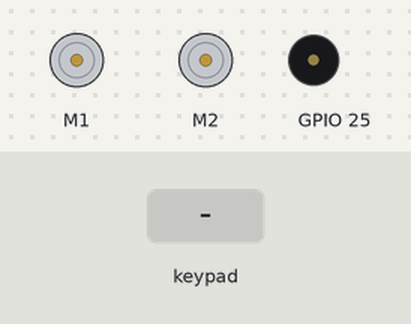
Recording of a sketch running on a simulated ESP32. Shown: 2 × DC motor (green arrow = forward, orange = backward, longer = faster), buzzer (waves = sounding). Inputs (shaded band) come from the test bench.

Above: at 1.2 s.
1.3 s: key 'O' pressed
At 1.42 s:
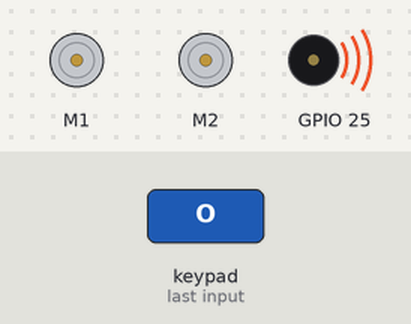
3.3 s: key 'U' pressed
At 3.5 s:
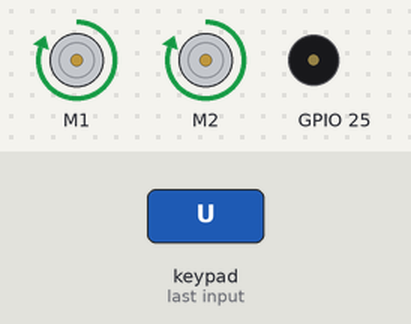
5.2 s: key 'D' pressed
At 5.4 s:
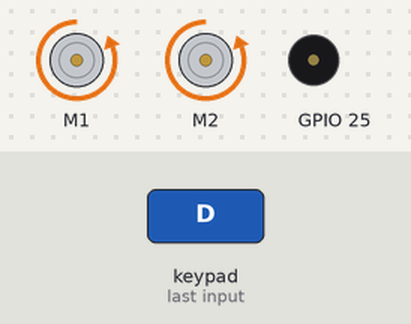
7.1 s: key 'L' pressed
At 7.3 s:
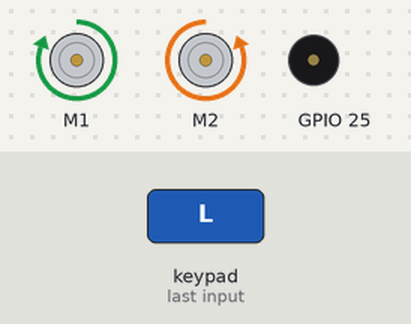
9.0 s: key 'R' pressed
At 9.2 s:
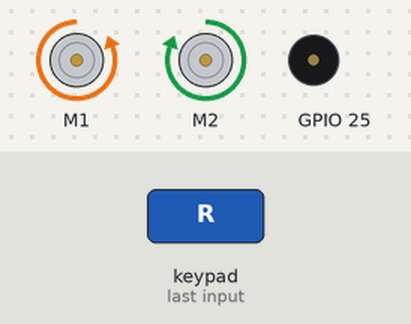
Timing chart, 0 to 11.9 s (numbered marks = the images above; inputs shaded):
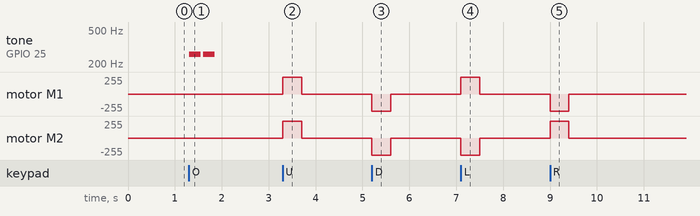

Measured:
- after the input at 1.3 s, tone on GPIO 25: alternates 261 Hz for 0.25 s and silent for 0.05 s, 4 changes in all, then stays silent, starting at once
- after the input at 3.3 s, motor M1, motor M2: stopped → forward 255/255 at once, → stopped 0.40 s later
- after the input at 5.2 s, motor M1, motor M2: stopped → backward 255/255 at once, → stopped 0.40 s later
- after the input at 7.1 s, motor M1: stopped → forward 255/255 at once, → stopped 0.40 s later; motor M2: stopped → backward 255/255 at once, → stopped 0.40 s later
- after the input at 9.0 s, motor M1: stopped → backward 255/255 at once, → stopped 0.40 s later; motor M2: stopped → forward 255/255 at once, → stopped 0.40 s later

The sketch:

Control_BrainBox.ino
```cpp
#include <ESP32MotorControl.h>

#define CUSTOM_SETTINGS
#define INCLUDE_GAMEPAD_MODULE
#include <DabbleESP32.h>


ESP32MotorControl MotorControl = ESP32MotorControl();

const int MAX_SPEED = 255;

void setup() {

  MotorControl.attachMotors(21, 23, 5, 15);


  Dabble.begin("BrainBox");
}

void loop() {
  Dabble.processInput();

  float x = GamePad.getx_axis();
  float y = GamePad.gety_axis();

  int velocidadIzquierda = constrain((y - x) * (MAX_SPEED / 7), -MAX_SPEED, MAX_SPEED);
  int velocidadDerecha = constrain((y + x) * (MAX_SPEED / 7), -MAX_SPEED, MAX_SPEED);

  if (velocidadIzquierda > 0) {
    MotorControl.motorForward(0, velocidadIzquierda);
  } else if (velocidadIzquierda < 0) {
    MotorControl.motorReverse(0, -velocidadIzquierda);
  } else {
    MotorControl.motorStop(0);
  }

  if (velocidadDerecha > 0) {
    MotorControl.motorForward(1, velocidadDerecha);
  } else if (velocidadDerecha < 0) {
    MotorControl.motorReverse(1, -velocidadDerecha);
  } else {
    MotorControl.motorStop(1);
  }

  if (x == 0 && y == 0) {
    MotorControl.motorsStop();
  }

    if (GamePad.isCirclePressed()) {
    tone(25, 261.6, 250);
    delay(250);
    noTone(25);
    delay(50);
  }
}
```
